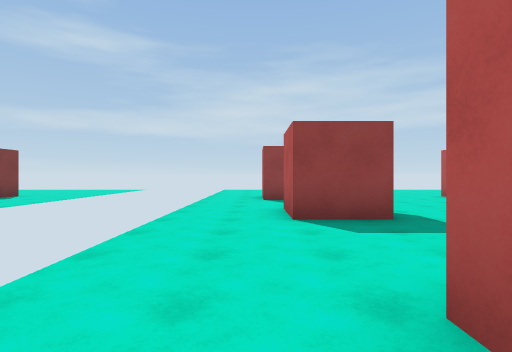
view 1 (above)

20 first-person views from a walk through a Unity game level. The camera is 1.3 m above the floor, looks level and sees 80° across. The floor is counted in squares, 2 m on a side. Each view is taken from the middle of a square. On the plan, view 1 faces up. The plan holds only what a view shows up to about 10 squares ahead; the rest is blank. The place goes on beyond the plan. The player character is not drawn.

view 2
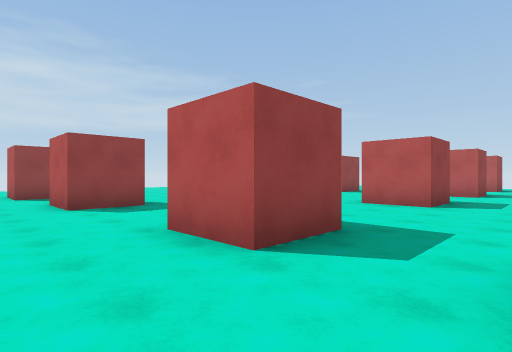

view 3
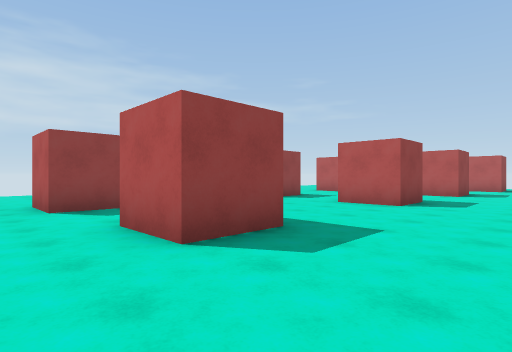

view 4
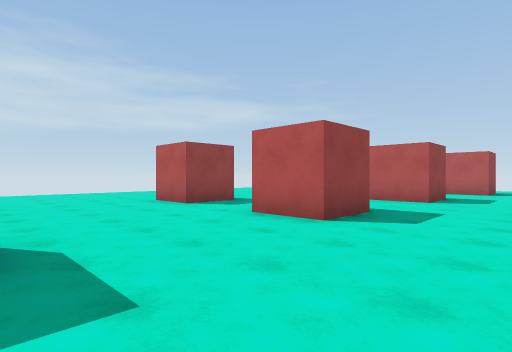

view 5
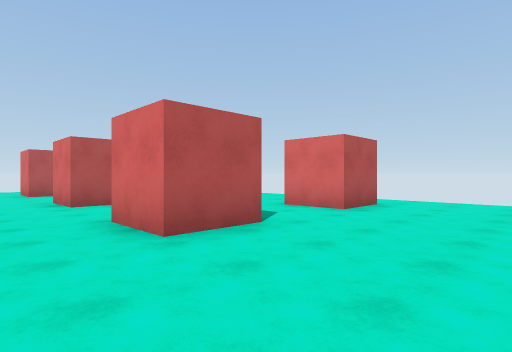

view 6
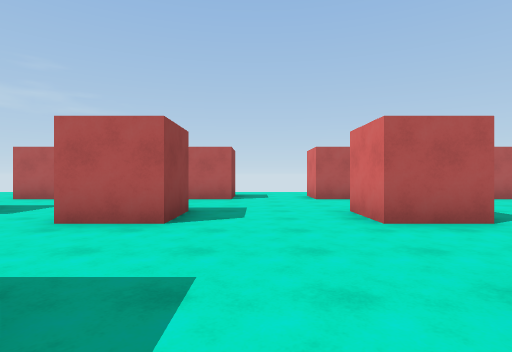

view 7
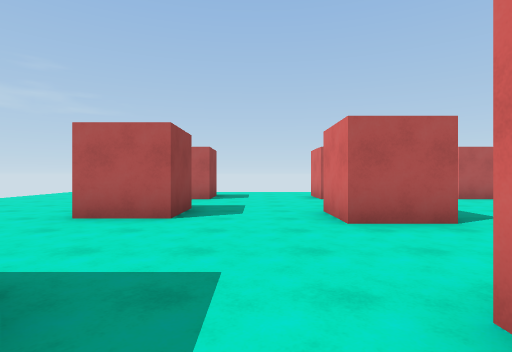

view 8
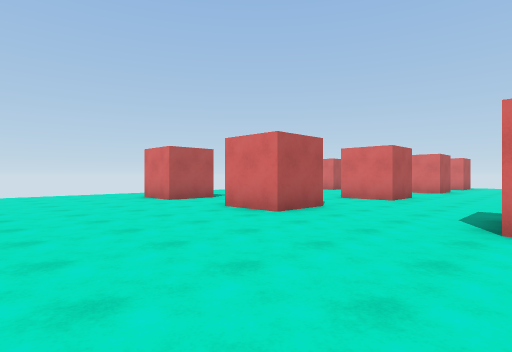

view 9
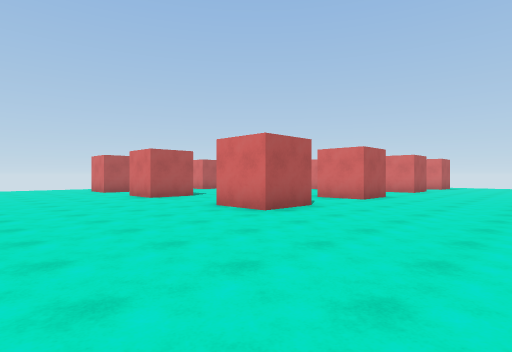

view 10
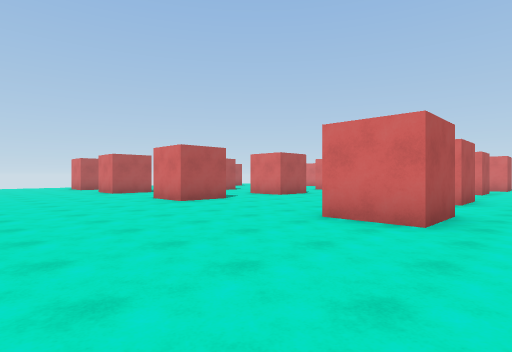

view 11
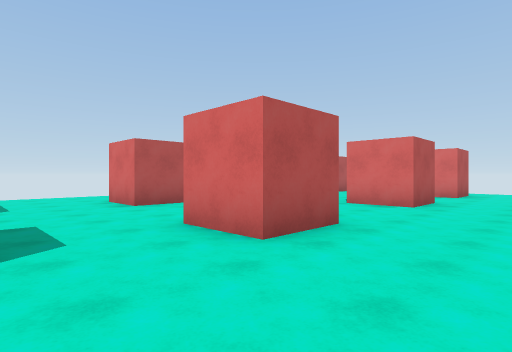

view 12
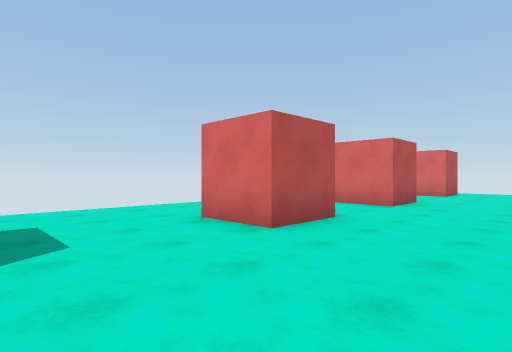

view 13
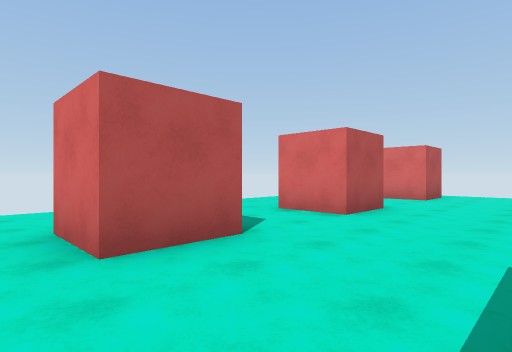

view 14
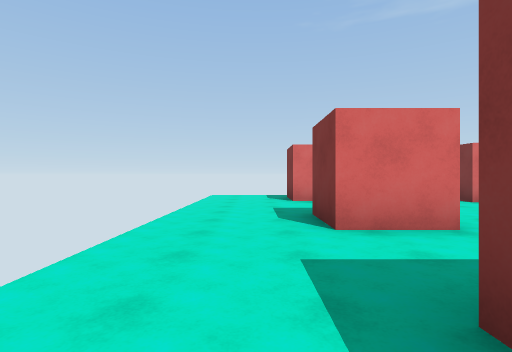

view 15
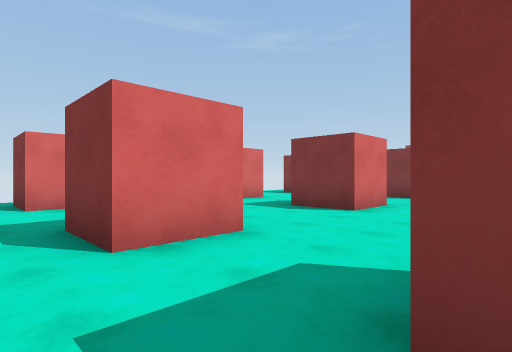

view 16
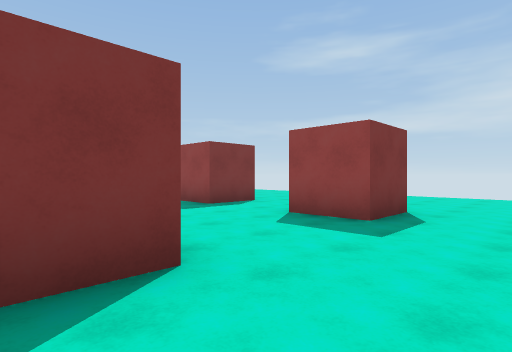

view 17
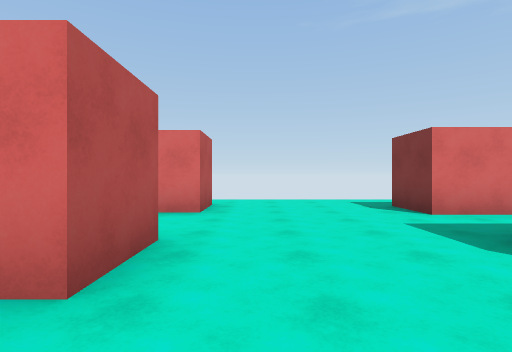

view 18
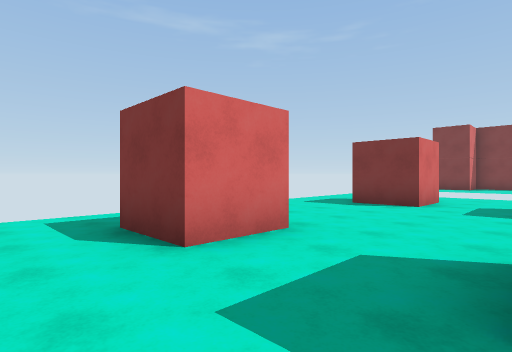

view 19
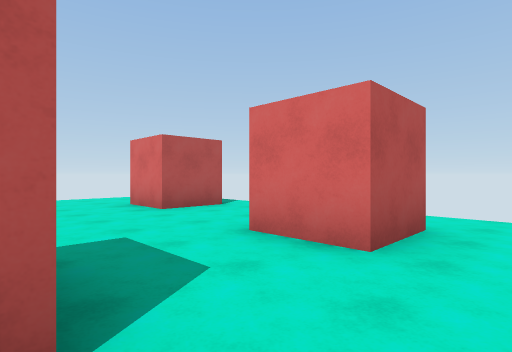

view 20
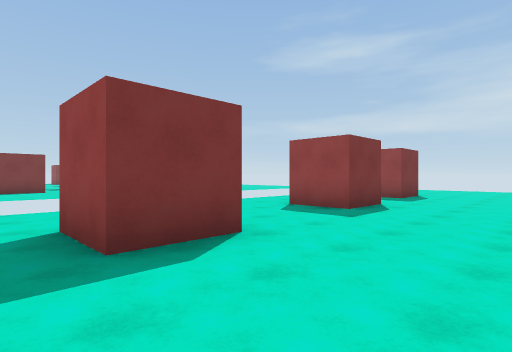

### Floor plan
Key: @ floor where view 1 was taken; # wall or solid block; . floor.
Columns run from 1 left of view 1 to 18 right of it. Each row starts with its distance up from view 1.
 14 .............. ....
 13 ....................
 12 ....................
 11 ....................
 10 ...................
  9 ..#....##...##..##..
  8 ....................
  7 ....................
  6 ..##...##...........
  5 ..##...##...#...##..
  4 ................##..
  3 ....................
  2 ....................
  1 ..##...##...#...##..
  0 .@##...##...#...##..
 -1 ....................
 -2 ..##................
 -3    #...##...#...##..
 -4   .....##...# ..##..
 -5   ..........  ......

Where each view was taken, in squares from view 1:
view 1: 0 up, 0 right, facing up
view 2: 2 down, 1 left, facing up-right
view 3: 2 up, 1 left, facing up-right
view 4: 2 up, 2 right, facing up-right
view 5: 3 up, 3 right, facing down-right
view 6: 3 up, 6 right, facing right
view 7: 7 up, 6 right, facing right
view 8: 14 up, 7 right, facing down-right
view 9: 14 up, 2 right, facing down-right
view 10: 14 up, 1 left, facing down-right
view 11: 8 up, 8 right, facing down-right
view 12: 8 up, 12 right, facing down-right
view 13: 6 up, 12 right, facing down-right
view 14: 5 up, 17 right, facing down
view 15: 4 up, 17 right, facing down-left
view 16: 4 up, 18 right, facing up-left
view 17: 3 up, 5 right, facing down
view 18: 0 up, 9 right, facing down-left
view 19: 0 up, 9 right, facing down-right
view 20: 1 down, 5 right, facing up-left
